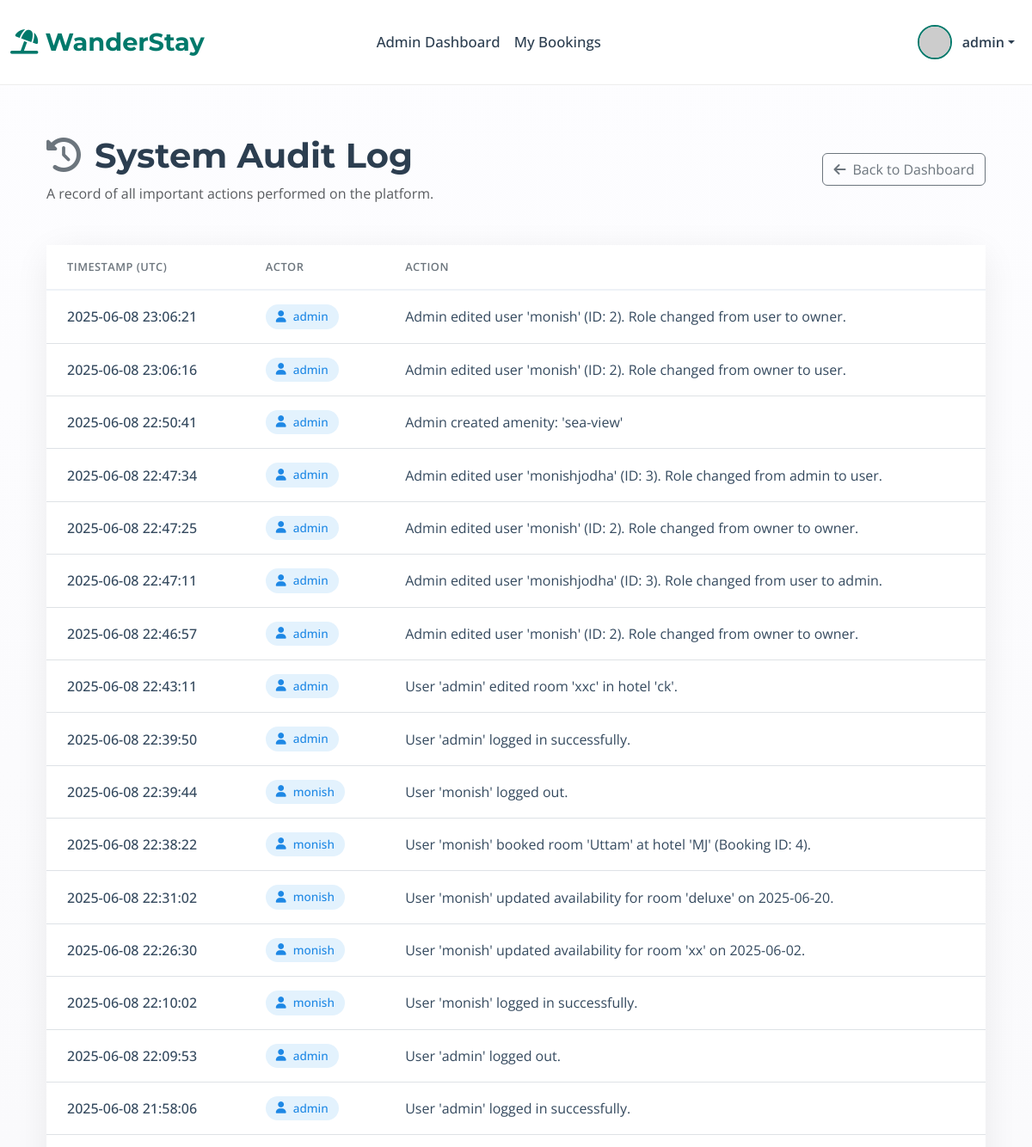
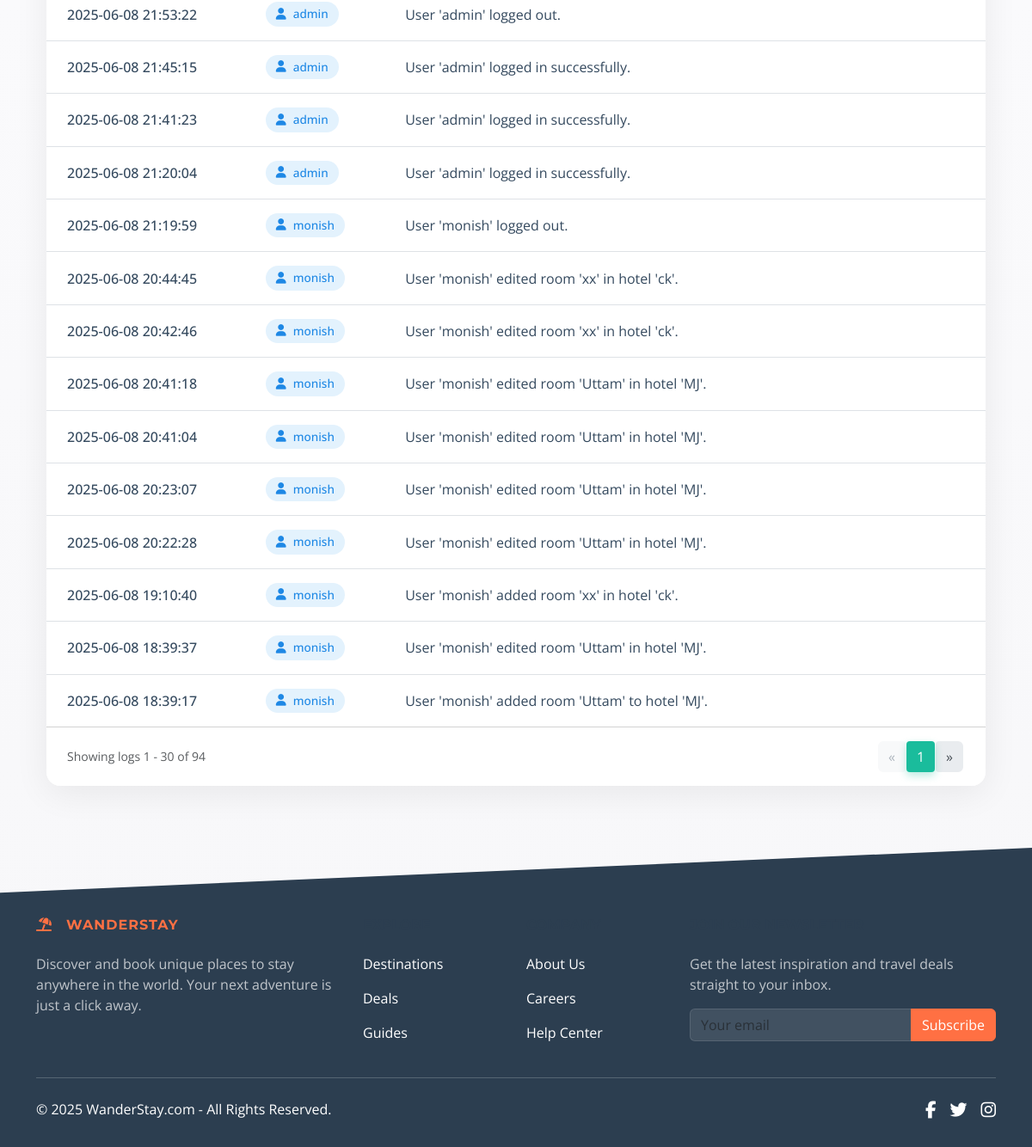
The page /admin/audit_log (signed in) on the database its author committed (2 pictures, top to bottom).
### app.py (models this page shows, shortened)
class User(UserMixin, db.Model):
    id = db.Column(db.Integer, primary_key=True)
    username = db.Column(db.String(80), unique=True, nullable=False)
    email = db.Column(db.String(120), unique=True, nullable=False)
    password_hash = db.Column(db.String(200), nullable=False)
    role = db.Column(db.String(20), nullable=False, default='user')
    is_active = db.Column(db.Boolean, default=True, nullable=False)
    created_at = db.Column(db.DateTime, default=datetime.utcnow)
    hotels_owned = db.relationship('Hotel', backref='owner_user', lazy=True, foreign_keys='Hotel.owner_id', cascade="all, delete-orphan")
    bookings = db.relationship('Booking', backref='booker', lazy=True, foreign_keys='Booking.user_id', cascade="all, delete-orphan")
    wishlist_items = db.relationship('Wishlist', backref='user', lazy='dynamic', cascade='all, delete-orphan')
    audit_logs = db.relationship('AuditLog', backref='actor', lazy=True, foreign_keys='AuditLog.user_id')
    hotels = db.relationship('Hotel', back_populates='owner', lazy=True, cascade="all, delete-orphan")

class AuditLog(db.Model):
    id = db.Column(db.Integer, primary_key=True)
    user_id = db.Column(db.Integer, db.ForeignKey('user.id'))
    timestamp = db.Column(db.DateTime, default=datetime.utcnow)
    action = db.Column(db.String(255), nullable=False)

### app.py (the view)
@app.route('/admin/audit_log')
@role_required('admin')
def admin_audit_log():
    page = request.args.get('page', 1, type=int)
    logs = AuditLog.query.order_by(desc(AuditLog.timestamp)).paginate(page=page, per_page=30)
    return render_template('admin_audit_log.html', logs=logs)

### app.py (called while the page is built)
@login_manager.user_loader
def load_user(user_id):
    user = User.query.get(int(user_id))
    if user and user.is_active:
        return user
    return None

def role_required(role_name):
    def decorator(f):
        @wraps(f)
        @login_required
        def decorated_function(*args, **kwargs):
            roles = role_name if isinstance(role_name, list) else [role_name]
            if current_user.role not in roles:
                flash(f"Access Denied: You need one of the following roles: {', '.join(roles)}.", "danger")
                return redirect(url_for('index'))
            return f(*args, **kwargs)
        return decorated_function
    return decorator

@app.context_processor
def utility_processor():
    def is_hotel_in_wishlist(hotel_id):
        if current_user.is_authenticated:
            return Wishlist.query.filter_by(user_id=current_user.id, hotel_id=hotel_id).first() is not None
        return False
    return dict(is_hotel_in_wishlist=is_hotel_in_wishlist)

### templates/admin_audit_log.html (shortened to what this page needs)
{% extends "base.html" %}
{% block content %}
<div class="container my-5">
    <div class="d-flex justify-content-between align-items-center mb-5">
        <div>
            <h1 class="display-6 fw-bold" style="color: #2c3e50;"><i class="fas fa-history me-3 text-secondary"></i>System Audit Log</h1>
            <p class="text-muted mb-0">A record of all important actions performed on the platform.</p>
        </div>
        <a href="{{ url_for('admin_dashboard') }}" class="btn btn-outline-secondary">
            <i class="fas fa-arrow-left me-2"></i>Back to Dashboard
        </a>
    </div>
    <div class="card" style="border: none; border-radius: 16px; box-shadow: 0 8px 40px rgba(0,0,0,0.07);">
        <div class="card-body p-0">
            <div class="table-responsive">
                <table class="table table-hover align-middle mb-0">
                    <thead>
                        <tr>
                            <th style="padding: 1rem 1.5rem;">Timestamp (UTC)</th>
                            <th style="padding: 1rem 1.5rem;">Actor</th>
                            <th style="padding: 1rem 1.5rem;">Action</th>
                        </tr>
                    </thead>
                    <tbody>
                        {% for log in logs.items %}
                        <tr style="border-top: 1px solid #f1f3f5;">
                            <td style="padding: 1rem 1.5rem;">
                                <div style="color: #34495e; font-weight: 500;">{{ log.timestamp.strftime('%Y-%m-%d %H:%M:%S') }}</div>
                            </td>
                            <td style="padding: 1rem 1.5rem;">
                                {% if log.actor %}
                                    <span class="actor-pill" style="background-color: #e3f2fd; color: #1e88e5;">
                                        <i class="fas fa-user me-2"></i>{{ log.actor.username }}
                                    </span>
                                {% else %}
                                    <span class="actor-pill" style="background-color: #e9ecef; color: #495057;">
                                        <i class="fas fa-cogs me-2"></i>System
                                    </span>
                                {% endif %}
                            </td>
                            <td style="padding: 1rem 1.5rem;">
                                <span style="color: #34495e;">{{ log.action }}</span>
                            </td>
                        </tr>
                        {% else %}
                        <tr>
                            <td colspan="3" class="text-center p-5 text-muted">
                                There are no audit logs to display.
                            </td>
                        </tr>
                        {% endfor %}
                    </tbody>
                </table>
            </div>
        </div>
        {% if logs.pages > 1 %}
        <div class="card-footer bg-white d-flex justify-content-between align-items-center" style="border-radius: 0 0 16px 16px; padding: 1rem 1.5rem;">
            <span class="text-muted small">
                Showing logs {{ logs.first }} - {{ logs.last }} of {{ logs.total }}
            </span>
            <nav aria-label="Audit Log Pagination">
                <ul class="pagination mb-0">
                    <li class="page-item {% if not logs.has_prev %}disabled{% endif %}">
                        <a class="page-link" href="{{ url_for('admin_audit_log', page=logs.prev_num) if logs.has_prev else '#' }}" aria-label="Previous">
                            <span aria-hidden="true">«</span>
                        </a>
                    </li>
                    <li class="page-item active" aria-current="page">
                        <span class="page-link">{{ logs.page }}</span>
                    </li>
                    <li class="page-item {% if not logs.has_next %}disabled{% endif %}">
                        <a class="page-link" href="{{ url_for('admin_audit_log', page=logs.next_num) if logs.has_next else '#' }}" aria-label="Next">
                            <span aria-hidden="true">»</span>
                        </a>
                    </li>
                </ul>
            </nav>
        </div>
        {% endif %}
    </div>
</div>
{% endblock %}

### templates/base.html (shortened to what this page needs)
<!DOCTYPE html>
<html lang="en">
<head>
    <link href="https://cdn.jsdelivr.net/npm/bootstrap@5.3.2/dist/css/bootstrap.min.css" rel="stylesheet">
    <link rel="stylesheet" href="https://cdnjs.cloudflare.com/ajax/libs/font-awesome/6.4.2/css/all.min.css" />
    <link rel="stylesheet" href="https://unpkg.com/leaflet@1.9.4/dist/leaflet.css"/>
</head>
<body class="d-flex flex-column min-vh-100">
    <nav class="navbar navbar-expand-lg fixed-top py-3" style="background-color: rgba(255, 255, 255, 0.85); backdrop-filter: blur(12px); -webkit-backdrop-filter: blur(12px); border-bottom: 1px solid rgba(0, 0, 0, 0.07);">
        <div class="container-fluid">
            <a class="navbar-brand" href="{{ url_for('index') }}" style="font-weight: 700; color: var(--primary-color); font-size: 1.8rem; text-decoration: none;">
                <i class="fas fa-umbrella-beach"></i> WanderStay
            </a>
            <div class="collapse navbar-collapse" id="navbarNav">
                <ul class="navbar-nav mx-auto mb-2 mb-lg-0" style="font-size: 1.05rem;">
                    {% include 'partials/_nav_links.html' %}
                </ul>
                <ul class="navbar-nav ms-auto mb-2 mb-lg-0 align-items-center">
                    {% if current_user.is_authenticated %}
                        <li class="nav-item dropdown">
                            <a class="nav-link dropdown-toggle d-flex align-items-center" href="#" id="navbarUserDropdown" role="button" data-bs-toggle="dropdown" aria-expanded="false" style="color: var(--text-color-dark);">
                                <img src="https://i.pravatar.cc/40?u={{ current_user.id }}" alt="User" style="width: 40px; height: 40px; border-radius: 50%; margin-right: 12px; border: 2px solid var(--primary-color);">
                                <span style="font-weight: 600;">{{ current_user.username }}</span>
                            </a>
                        </li>
                    {% endif %}
                </ul>
            </div>
        </div>
    </nav>
    <main class="flex-grow-1">
        {% block content_container %}
        <div class="container py-4">
            {% block content %}{% endblock %}
        </div>
        {% endblock %}
    </main>
    <footer class="mt-auto text-white" style="background-color: var(--text-color-dark); padding: 5rem 0 2rem 0; clip-path: polygon(0 15%, 100% 0, 100% 100%, 0% 100%);">
        <div class="container text-center text-md-start">
            <div class="row gy-4">
                <div class="col-lg-4 col-md-6">
                    <h6 class="text-uppercase fw-bold mb-4" style="font-family: 'Montserrat', sans-serif; color: var(--accent-color); letter-spacing: 1px;">
                        <i class="fas fa-umbrella-beach me-3"></i>WanderStay
                    </h6>
                    <p style="color: rgba(255,255,255,0.7);">
                        Discover and book unique places to stay anywhere in the world. Your next adventure is just a click away.
                    </p>
                </div>
                <div class="col-lg-2 col-md-6">
                    <h6 class="text-uppercase fw-bold mb-4">Explore</h6>
                    <p><a href="#!" class="text-reset" style="text-decoration: none; transition: color 0.2s ease;">Destinations</a></p>
                    <p><a href="#!" class="text-reset" style="text-decoration: none; transition: color 0.2s ease;">Deals</a></p>
                    <p><a href="#!" class="text-reset" style="text-decoration: none; transition: color 0.2s ease;">Guides</a></p>
                </div>
                <div class="col-lg-2 col-md-6">
                    <h6 class="text-uppercase fw-bold mb-4">Company</h6>
                    <p><a href="#!" class="text-reset" style="text-decoration: none; transition: color 0.2s ease;">About Us</a></p>
                    <p><a href="#!" class="text-reset" style="text-decoration: none; transition: color 0.2s ease;">Careers</a></p>
                    <p><a href="#!" class="text-reset" style="text-decoration: none; transition: color 0.2s ease;">Help Center</a></p>
                </div>
                <div class="col-lg-4 col-md-6">
                    <h6 class="text-uppercase fw-bold mb-4">Join Our Newsletter</h6>
                    <p style="color: rgba(255,255,255,0.7);">Get the latest inspiration and travel deals straight to your inbox.</p>
                    <div class="input-group mb-3">
                        <input type="text" class="form-control" placeholder="Your email" style="background-color: rgba(255,255,255,0.1); border: 1px solid rgba(255,255,255,0.2); color: white;">
                        <button class="btn" type="button" style="background-color: var(--accent-color); color: white; border-color: var(--accent-color);">Subscribe</button>
                    </div>
                </div>
            </div>
            <div class="d-flex justify-content-between align-items-center pt-4 mt-4" style="border-top: 1px solid rgba(255,255,255,0.2);">
                <p class="mb-0">© <span id="currentYear"></span> WanderStay.com - All Rights Reserved.</p>
                <div class="d-flex">
                    <a href="" class="me-3 text-reset"><i class="fab fa-facebook-f fa-lg"></i></a>
                    <a href="" class="me-3 text-reset"><i class="fab fa-twitter fa-lg"></i></a>
                    <a href="" class="text-reset"><i class="fab fa-instagram fa-lg"></i></a>
                </div>
            </div>
        </div>
    </footer>
</body>
</html>

### templates/base.html (style rules this page uses)
:root { --primary-color: #00796B; --accent-color: #FF7043; --text-color-dark: #2c3e50; --text-color-light: #555; --background-light: #fdfdff; --background-soft: #f8f9fa; }
body { padding-top: 85px; font-family: 'Open Sans', sans-serif; background: linear-gradient(180deg, var(--background-light) 0%, #f7f7f9 100%); color: var(--text-color-light); }
h1, h2, h3, h4, h5, h6, .navbar-brand { font-family: 'Montserrat', sans-serif; color: var(--text-color-dark); }
.navbar .nav-link { font-weight: 500; color: var(--text-color-dark); transition: color 0.3s ease; position: relative; padding: 0.8rem 1rem; }

### templates/admin_audit_log.html (style rules this page uses)
body { background-color: #f8f9fa; }
.table thead th { text-transform: uppercase; letter-spacing: 0.5px; font-size: 0.8rem; color: #6c757d; font-weight: 600; border-bottom: 2px solid #eef2f7; }
.table tbody tr:last-child td { border-bottom: none; }
.actor-pill { display: inline-flex; align-items: center; padding: 4px 12px; border-radius: 20px; font-size: 0.85rem; font-weight: 500; }
.pagination .page-link { border-radius: 0.25rem; margin: 0 2px; border: none; background-color: #e9ecef; color: #495057; }
.pagination .page-item.active .page-link { background-color: #1abc9c; color: white; box-shadow: 0 4px 10px rgba(26, 188, 156, 0.3); }
.pagination .page-item.disabled .page-link { background-color: #f8f9fa; color: #adb5bd; }

### rows shown on the page
User: username "admin"
AuditLog: timestamp "2025-06-08 23:06:21", actor.username "admin", action "Admin edited user 'monish' (ID: 2). Role changed from user to owner."
AuditLog: timestamp "2025-06-08 23:06:16", actor.username "admin", action "Admin edited user 'monish' (ID: 2). Role changed from owner to user."
AuditLog: timestamp "2025-06-08 22:50:41", actor.username "admin", action "Admin created amenity: 'sea-view'"
AuditLog: timestamp "2025-06-08 22:47:34", actor.username "admin", action "Admin edited user 'monishjodha' (ID: 3). Role changed from admin to user."
AuditLog: timestamp "2025-06-08 22:47:25", actor.username "admin", action "Admin edited user 'monish' (ID: 2). Role changed from owner to owner."
AuditLog: timestamp "2025-06-08 22:47:11", actor.username "admin", action "Admin edited user 'monishjodha' (ID: 3). Role changed from user to admin."
AuditLog: timestamp "2025-06-08 22:46:57", actor.username "admin", action "Admin edited user 'monish' (ID: 2). Role changed from owner to owner."
AuditLog: timestamp "2025-06-08 22:43:11", actor.username "admin", action "User 'admin' edited room 'xxc' in hotel 'ck'."
AuditLog: timestamp "2025-06-08 22:39:50", actor.username "admin", action "User 'admin' logged in successfully."
AuditLog: timestamp "2025-06-08 22:39:44", actor.username "monish", action "User 'monish' logged out."
AuditLog: timestamp "2025-06-08 22:38:22", actor.username "monish", action "User 'monish' booked room 'Uttam' at hotel 'MJ' (Booking ID: 4)."
AuditLog: timestamp "2025-06-08 22:31:02", actor.username "monish", action "User 'monish' updated availability for room 'deluxe' on 2025-06-20."
AuditLog: timestamp "2025-06-08 22:26:30", actor.username "monish", action "User 'monish' updated availability for room 'xx' on 2025-06-02."
AuditLog: timestamp "2025-06-08 22:10:02", actor.username "monish", action "User 'monish' logged in successfully."
AuditLog: timestamp "2025-06-08 22:09:53", actor.username "admin", action "User 'admin' logged out."
AuditLog: timestamp "2025-06-08 21:58:06", actor.username "admin", action "User 'admin' logged in successfully."
AuditLog: timestamp "2025-06-08 21:53:22", actor.username "admin", action "User 'admin' logged out."
AuditLog: timestamp "2025-06-08 21:45:15", actor.username "admin", action "User 'admin' logged in successfully."
AuditLog: timestamp "2025-06-08 21:41:23", actor.username "admin", action "User 'admin' logged in successfully."
AuditLog: timestamp "2025-06-08 21:20:04", actor.username "admin", action "User 'admin' logged in successfully."
AuditLog: timestamp "2025-06-08 21:19:59", actor.username "monish", action "User 'monish' logged out."
AuditLog: timestamp "2025-06-08 20:44:45", actor.username "monish", action "User 'monish' edited room 'xx' in hotel 'ck'."
AuditLog: timestamp "2025-06-08 20:42:46", actor.username "monish", action "User 'monish' edited room 'xx' in hotel 'ck'."
AuditLog: timestamp "2025-06-08 20:41:18", actor.username "monish", action "User 'monish' edited room 'Uttam' in hotel 'MJ'."
AuditLog: timestamp "2025-06-08 20:41:04", actor.username "monish", action "User 'monish' edited room 'Uttam' in hotel 'MJ'."
AuditLog: timestamp "2025-06-08 20:23:07", actor.username "monish", action "User 'monish' edited room 'Uttam' in hotel 'MJ'."
AuditLog: timestamp "2025-06-08 20:22:28", actor.username "monish", action "User 'monish' edited room 'Uttam' in hotel 'MJ'."
AuditLog: timestamp "2025-06-08 19:10:40", actor.username "monish", action "User 'monish' added room 'xx' in hotel 'ck'."
AuditLog: timestamp "2025-06-08 18:39:37", actor.username "monish", action "User 'monish' edited room 'Uttam' in hotel 'MJ'."
AuditLog: timestamp "2025-06-08 18:39:17", actor.username "monish", action "User 'monish' added room 'Uttam' to hotel 'MJ'."

### other values the page prints
{{ logs.first }} "1"
{{ logs.last }} "30"
{{ logs.total }} "94"
{{ logs.page }} "1"
